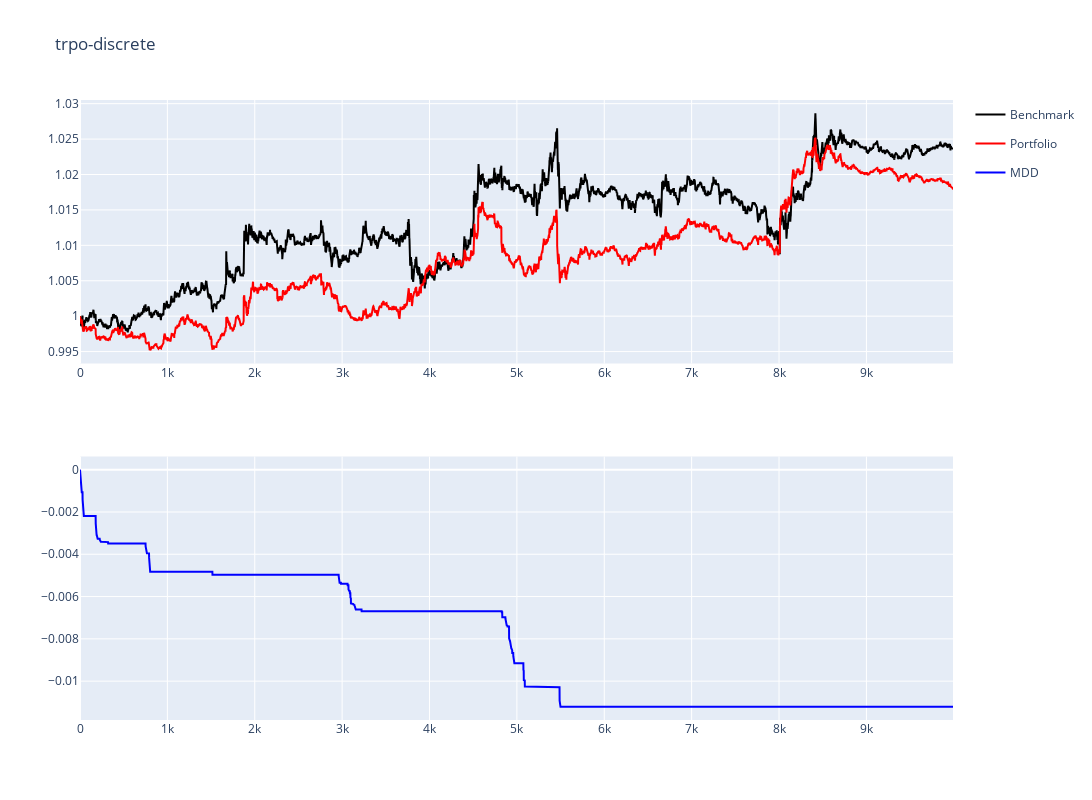

Here is the notebook cell this chart was saved with:
### Code cell
# res = evaluate('../data/btc23clean.csv', 'btc23')
alter_test = False
evaluate(f'../data/{dataset_test}-{alter_test if alter_test else TEST}.csv', dataset_test)

### Figure 1 — Plotly figure (JSON) as saved in the notebook; plotly's stock layout.template omitted (floating-point values rounded to 4 significant figures; data arrays with more than 128 entries replaced by an {"elided": "..."} marker saying what was removed)
{"data": [{"legendgroup": "1", "marker": {"color": "black", "size": 42}, "name": "Benchmark", "type": "scatter", "x": {"elided": "9992 int values"}, "xaxis": "x", "y": {"elided": "9992 float values"}, "yaxis": "y"}, {"marker": {"color": "red", "size": 42}, "name": "Portfolio", "type": "scatter", "x": {"elided": "9992 int values"}, "xaxis": "x", "y": {"elided": "9992 float values"}, "yaxis": "y"}, {"marker": {"color": "blue", "size": 42}, "name": "MDD", "type": "scatter", "x": {"elided": "9992 int values"}, "xaxis": "x2", "y": {"elided": "9992 float values"}, "yaxis": "y2"}], "layout": {"autosize": false, "height": 800, "title": {"text": "trpo-discrete"}, "width": 1300, "xaxis": {"anchor": "y", "domain": [0, 1]}, "xaxis2": {"anchor": "y2", "domain": [0, 1]}, "yaxis": {"anchor": "x", "domain": [0.575, 1]}, "yaxis2": {"anchor": "x2", "domain": [0, 0.425]}}}
